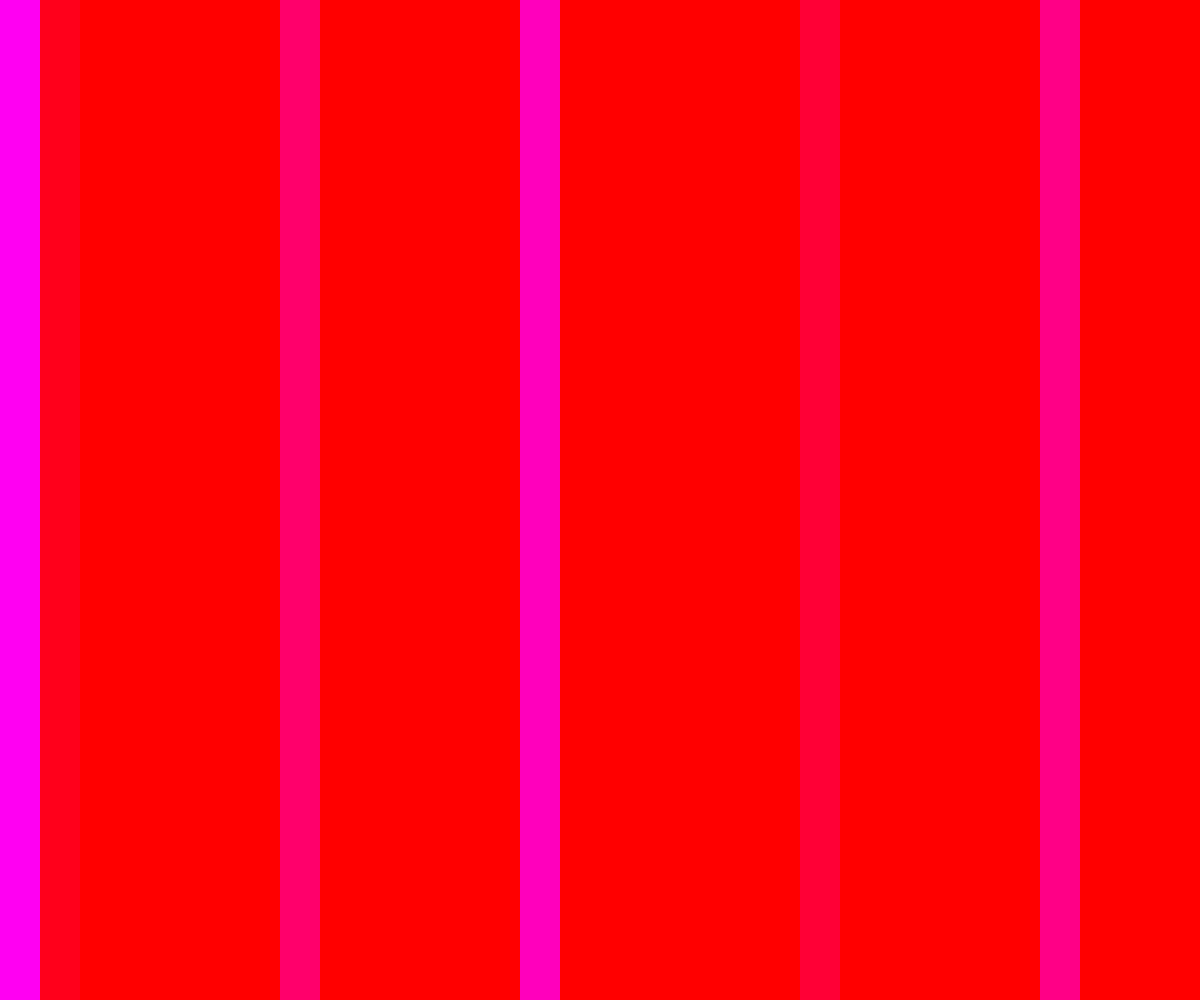
Frame 1 (no input)
Frame 60 (no input): identical to frame 1, image omitted
Frame 120 (the mouse pressed at the canvas centre since frame 60): identical to frame 1, image omitted

The p5.js sketch that drew this single still picture (run headless with seeded random() and noise() and a simulated clock; from frame 60 on, the mouse is pressed at the canvas centre):

// p5.js sketch
// ── sketch.js
var h = 240;
var s = 100;
var b = 100;

var rectStep = 40;
function setup() {
  createCanvas(windowWidth, windowHeight);
}

function draw() {
  background(255);
  colorMode(HSB, 285,100,100);
  for(var x=0; x < width; x += rectStep){
    noStroke();
    fill(h+x % 255,s+x % 100,b+x % 100);
    rect(x,0,rectStep,height);
  }
}

function keyPressed(){
  if(key === '1'){
    h = random(h+1);
  }
  else if(key === '2'){
    s = random(100);
  }
  else if(key === '3'){
    b = random(100);
  }
}
